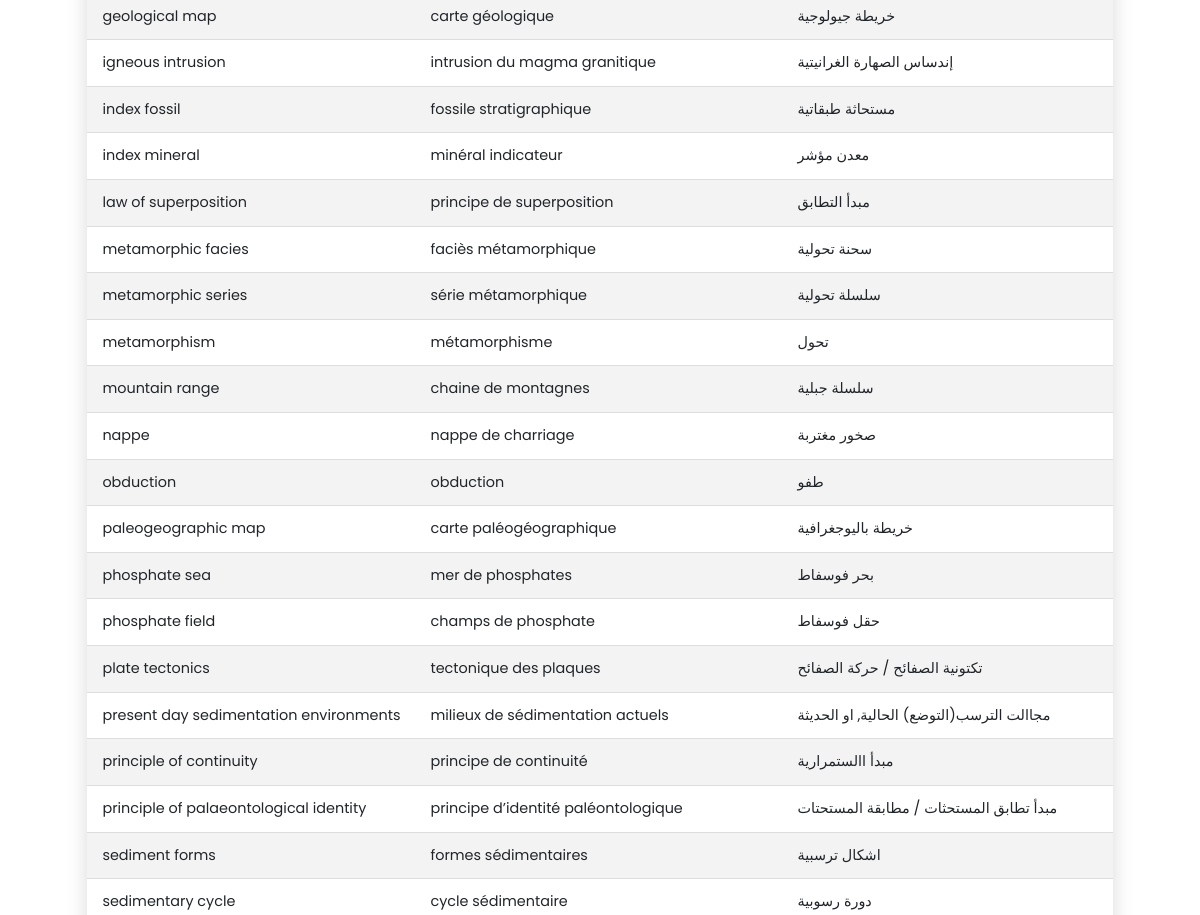
/svt/geology/ (middle part), run on an earlier commit of the app's database.
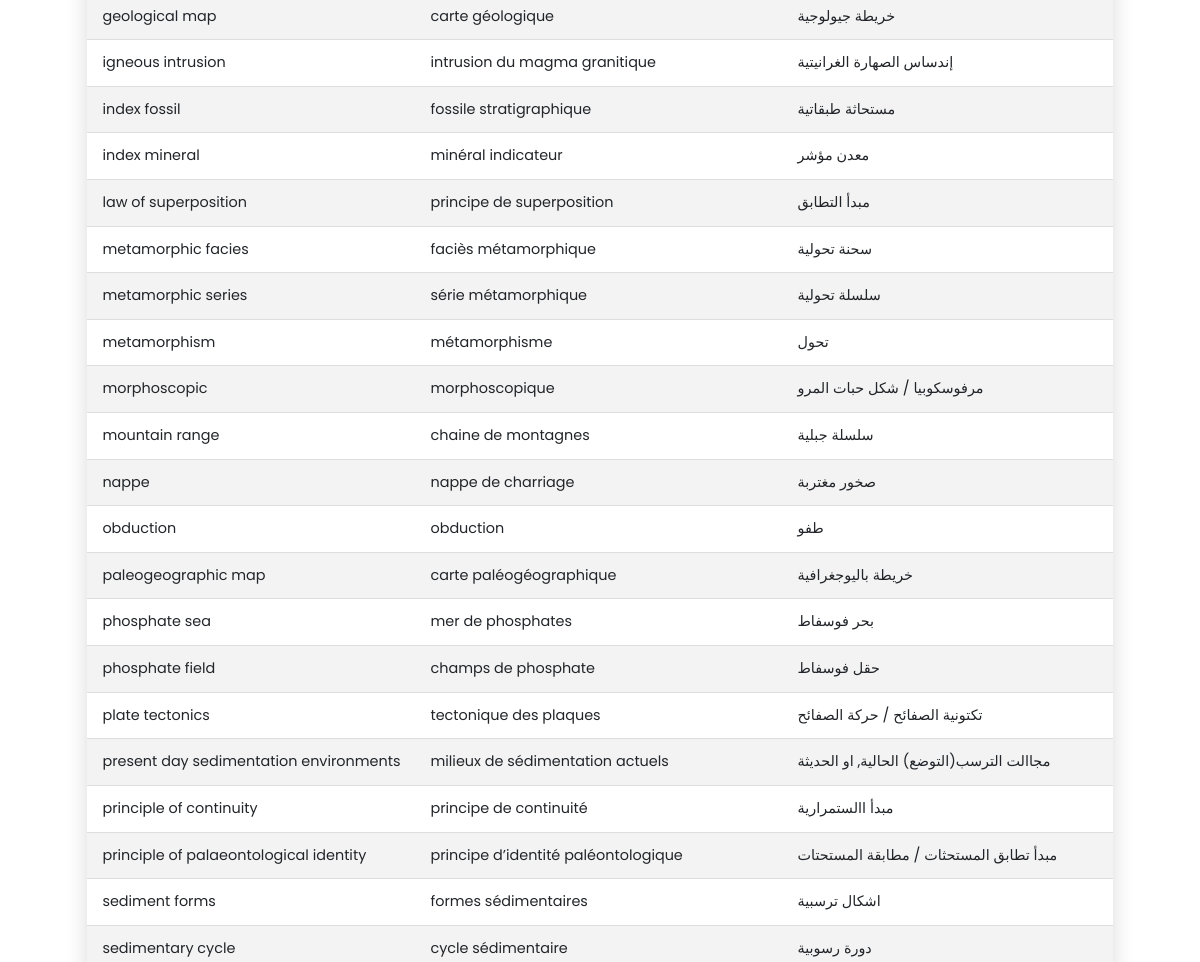
And on a later commit of the database.
### app/models.py (models this page shows, shortened)
class SVTWord(models.Model):
    fields = [
        ('General','General'),
        ('Ecology','Ecology'),
        ('Reproduction in plants','Reproduction in plants'),
        ('Geology','Geology'),
        ('Genetics','Genetics'),
        ('Organic matter','Organic matter'),
        ('Nerves: Neurons and hormones','Nerves: Neurons and hormones'),
        ('Reproduction in humans ','Reproduction in humans '),
        ('Immunology','Immunology'),
    ]
    english = models.CharField(max_length=100)
    french = models.CharField(max_length=100)
    arabic = models.CharField(max_length=100)
    field = models.CharField(max_length=100,null=True,blank=True,choices=fields)

### app/views.py (the view)
# urls.py: path('svt/geology/',svt_geology,name="geology"),
def svt_geology(request):
    geology_words = SVTWord.objects.all().filter(field='Geology')
    filter = OrderFilter(request.GET,queryset=geology_words)
    geology_words = filter.qs
    context = {
        'svt_geology_words':geology_words,
        'filter':filter,
    }
    return render(request,'svt/svt_geology.html',context)

### app/templates/svt/svt_geology.html (shortened to what this page needs)
{% extends 'base.html' %}
{% load static %}
{% block body %}
<br>
<br>
<br>
<br>
<center>
    {% include 'search.html' %}
<table style="overflow-x:auto;" class="styled-table">
    <tbody>
        {% for word in svt_geology_words %}
        <tr>
            <td>{{word.english}}</td>
            <td>{{word.french}}</td>
            <td>{{word.arabic}}</td>
        </tr>
        {% endfor %}
    </tbody>
</table>
</center>
{% endblock %}

What changed in the data, as far as the page shows it:
now on this page (row edited): SVTWord: english "morphoscopic", french "morphoscopique", arabic "مرفوسكوبيا / شكل حبات المرو"
